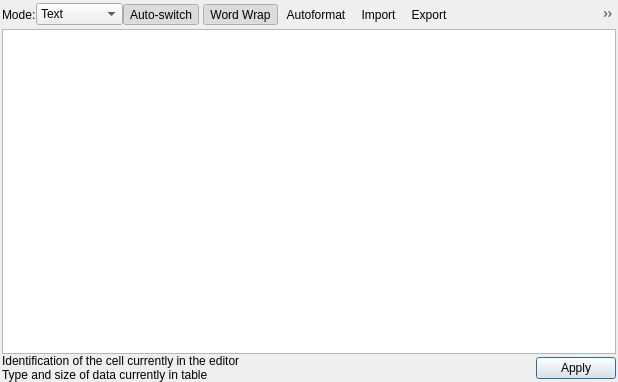
<?xml version="1.0" encoding="UTF-8"?>
<ui version="4.0">
 <class>EditDialog</class>
 <widget class="QDialog" name="EditDialog">
  <property name="geometry">
   <rect>
    <x>0</x>
    <y>0</y>
    <width>618</width>
    <height>382</height>
   </rect>
  </property>
  <property name="windowTitle">
   <string>Edit database cell</string>
  </property>
  <property name="whatsThis">
   <string>This area displays information about the data present in this database cell</string>
  </property>
  <layout class="QVBoxLayout" name="verticalLayout_5">
   <property name="spacing">
    <number>0</number>
   </property>
   <property name="leftMargin">
    <number>2</number>
   </property>
   <property name="topMargin">
    <number>0</number>
   </property>
   <property name="rightMargin">
    <number>2</number>
   </property>
   <property name="bottomMargin">
    <number>0</number>
   </property>
   <item>
    <layout class="QHBoxLayout" name="horizontalLayout">
     <item>
      <widget class="QLabel" name="labelMode">
       <property name="minimumSize">
        <size>
         <width>0</width>
         <height>0</height>
        </size>
       </property>
       <property name="text">
        <string>Mode:</string>
       </property>
       <property name="buddy">
        <cstring>comboMode</cstring>
       </property>
      </widget>
     </item>
     <item>
      <widget class="QComboBox" name="comboMode">
       <property name="minimumSize">
        <size>
         <width>0</width>
         <height>0</height>
        </size>
       </property>
       <property name="whatsThis">
        <string>This is the list of supported modes for the cell editor. Choose a mode for viewing or editing the data of the current cell.</string>
       </property>
       <item>
        <property name="text">
         <string>Text</string>
        </property>
       </item>
       <item>
        <property name="text">
         <string>RTL Text</string>
        </property>
       </item>
       <item>
        <property name="text">
         <string>Binary</string>
        </property>
       </item>
       <item>
        <property name="text">
         <string>Image</string>
        </property>
       </item>
       <item>
        <property name="text">
         <string>JSON</string>
        </property>
       </item>
       <item>
        <property name="text">
         <string>XML</string>
        </property>
       </item>
       <item>
        <property name="text">
         <string>Evaluation</string>
        </property>
       </item>
      </widget>
     </item>
     <item>
      <widget class="QToolButton" name="buttonAutoSwitchMode">
       <property name="toolTip">
        <string>Automatically adjust the editor mode to the loaded data type</string>
       </property>
       <property name="statusTip">
        <string>Automatically adjust the editor mode to the loaded data type</string>
       </property>
       <property name="whatsThis">
        <string>This checkable button enables or disables the automatic switching of the editor mode. When a new cell is selected or new data is imported and the automatic switching is enabled, the mode adjusts to the detected data type. You can then change the editor mode manually. If you want to keep this manually switched mode while moving through the cells, switch the button off.</string>
       </property>
       <property name="text">
        <string>Auto-switch</string>
       </property>
       <property name="icon">
        <iconset resource="icons/icons.qrc">
         <normaloff>:/icons/keyword</normaloff>
         <normalon>:/icons/cog_go</normalon>:/icons/keyword</iconset>
       </property>
       <property name="checkable">
        <bool>true</bool>
       </property>
       <property name="checked">
        <bool>true</bool>
       </property>
      </widget>
     </item>
     <item>
      <spacer name="horizontalSpacer">
       <property name="orientation">
        <enum>Qt::Horizontal</enum>
       </property>
       <property name="sizeHint" stdset="0">
        <size>
         <width>0</width>
         <height>0</height>
        </size>
       </property>
      </spacer>
     </item>
     <item>
      <widget class="QToolBar" name="editCellToolbar">
       <property name="movable">
        <bool>false</bool>
       </property>
       <property name="iconSize">
        <size>
         <width>16</width>
         <height>16</height>
        </size>
       </property>
       <addaction name="actionWordWrap"/>
       <addaction name="actionIndent"/>
       <addaction name="actionImport"/>
       <addaction name="actionExport"/>
       <addaction name="actionOpenInExternal"/>
       <addaction name="actionOpenInApp"/>
       <addaction name="actionNull"/>
       <addaction name="actionPrint"/>
      </widget>
     </item>
    </layout>
   </item>
   <item>
    <widget class="QStackedWidget" name="editorStack">
     <property name="currentIndex">
      <number>0</number>
     </property>
     <widget class="QTextEdit" name="qtEdit">
      <property name="font">
       <font>
        <family>Monospace</family>
       </font>
      </property>
      <property name="whatsThis">
       <string>This Qt editor is used for right-to-left scripts, which are not supported by the default Text editor. The presence of right-to-left characters is detected and this editor mode is automatically selected.</string>
      </property>
      <property name="acceptRichText">
       <bool>false</bool>
      </property>
     </widget>
    </widget>
   </item>
   <item>
    <layout class="QHBoxLayout" name="horizontalLayout_2">
     <item>
      <layout class="QVBoxLayout" name="verticalLayout">
       <item>
        <widget class="QLabel" name="labelCell">
         <property name="sizePolicy">
          <sizepolicy hsizetype="MinimumExpanding" vsizetype="Preferred">
           <horstretch>0</horstretch>
           <verstretch>0</verstretch>
          </sizepolicy>
         </property>
         <property name="minimumSize">
          <size>
           <width>100</width>
           <height>0</height>
          </size>
         </property>
         <property name="text">
          <string>Identification of the cell currently in the editor</string>
         </property>
         <property name="wordWrap">
          <bool>true</bool>
         </property>
        </widget>
       </item>
       <item>
        <widget class="QLabel" name="labelInfo">
         <property name="sizePolicy">
          <sizepolicy hsizetype="MinimumExpanding" vsizetype="Preferred">
           <horstretch>0</horstretch>
           <verstretch>0</verstretch>
          </sizepolicy>
         </property>
         <property name="minimumSize">
          <size>
           <width>100</width>
           <height>0</height>
          </size>
         </property>
         <property name="text">
          <string>Type and size of data currently in table</string>
         </property>
         <property name="textFormat">
          <enum>Qt::PlainText</enum>
         </property>
         <property name="wordWrap">
          <bool>true</bool>
         </property>
        </widget>
       </item>
      </layout>
     </item>
     <item>
      <widget class="QPushButton" name="buttonApply">
       <property name="sizePolicy">
        <sizepolicy hsizetype="Preferred" vsizetype="Fixed">
         <horstretch>0</horstretch>
         <verstretch>0</verstretch>
        </sizepolicy>
       </property>
       <property name="toolTip">
        <string>Apply data to cell</string>
       </property>
       <property name="whatsThis">
        <string>This button saves the changes performed in the cell editor to the database cell.</string>
       </property>
       <property name="text">
        <string>Apply</string>
       </property>
       <property name="default">
        <bool>true</bool>
       </property>
      </widget>
     </item>
    </layout>
   </item>
  </layout>
  <action name="actionPrint">
   <property name="icon">
    <iconset resource="icons/icons.qrc">
     <normaloff>:/icons/print</normaloff>:/icons/print</iconset>
   </property>
   <property name="text">
    <string>Print...</string>
   </property>
   <property name="toolTip">
    <string>Open preview dialog for printing displayed text</string>
   </property>
   <property name="whatsThis">
    <string>Open preview dialog for printing the data currently stored in the cell</string>
   </property>
   <property name="shortcut">
    <string>Ctrl+P</string>
   </property>
   <property name="shortcutContext">
    <enum>Qt::WidgetShortcut</enum>
   </property>
  </action>
  <action name="actionCopyHexAscii">
   <property name="icon">
    <iconset resource="icons/icons.qrc">
     <normaloff>:/icons/special_copy</normaloff>:/icons/special_copy</iconset>
   </property>
   <property name="text">
    <string>Copy Hex and ASCII</string>
   </property>
   <property name="toolTip">
    <string>Copy selected hexadecimal and ASCII columns to the clipboard</string>
   </property>
   <property name="shortcut">
    <string>Ctrl+Shift+C</string>
   </property>
  </action>
  <action name="actionIndent">
   <property name="checkable">
    <bool>true</bool>
   </property>
   <property name="icon">
    <iconset resource="icons/icons.qrc">
     <normaloff>:/icons/text_indent</normaloff>:/icons/text_indent</iconset>
   </property>
   <property name="text">
    <string>Autoformat</string>
   </property>
   <property name="toolTip">
    <string>Auto-format: pretty print on loading, compact on saving.</string>
   </property>
   <property name="whatsThis">
    <string>When enabled, the auto-format feature formats the data on loading, breaking the text in lines and indenting it for maximum readability. On data saving, the auto-format feature compacts the data removing end of lines, and unnecessary whitespace.</string>
   </property>
  </action>
  <action name="actionExport">
   <property name="icon">
    <iconset resource="icons/icons.qrc">
     <normaloff>:/icons/save_sql</normaloff>:/icons/save_sql</iconset>
   </property>
   <property name="text">
    <string>&amp;Export...</string>
   </property>
   <property name="toolTip">
    <string>Export to file</string>
   </property>
   <property name="whatsThis">
    <string>Opens a file dialog used to export the contents of this database cell to a file.</string>
   </property>
  </action>
  <action name="actionImport">
   <property name="icon">
    <iconset resource="icons/icons.qrc">
     <normaloff>:/icons/document_open</normaloff>:/icons/document_open</iconset>
   </property>
   <property name="text">
    <string>&amp;Import...</string>
   </property>
   <property name="toolTip">
    <string>Import from file</string>
   </property>
   <property name="whatsThis">
    <string>Opens a file dialog used to import any kind of data to this database cell.</string>
   </property>
  </action>
  <action name="actionNull">
   <property name="icon">
    <iconset resource="icons/icons.qrc">
     <normaloff>:/icons/set_to_null</normaloff>:/icons/set_to_null</iconset>
   </property>
   <property name="text">
    <string>Set as &amp;NULL</string>
   </property>
   <property name="whatsThis">
    <string>Erases the contents of the cell</string>
   </property>
  </action>
  <action name="actionWordWrap">
   <property name="checkable">
    <bool>true</bool>
   </property>
   <property name="checked">
    <bool>true</bool>
   </property>
   <property name="icon">
    <iconset resource="icons/icons.qrc">
     <normaloff>:/icons/word_wrap</normaloff>:/icons/word_wrap</iconset>
   </property>
   <property name="text">
    <string>Word Wrap</string>
   </property>
   <property name="toolTip">
    <string>Wrap lines on word boundaries</string>
   </property>
  </action>
  <action name="actionOpenInApp">
   <property name="icon">
    <iconset resource="icons/icons.qrc">
     <normaloff>:/icons/open_in_app</normaloff>:/icons/open_in_app</iconset>
   </property>
   <property name="text">
    <string>Open in default application or browser</string>
   </property>
   <property name="iconText">
    <string>Open in application</string>
   </property>
   <property name="toolTip">
    <string>Open in default application or browser</string>
   </property>
   <property name="whatsThis">
    <string>The value is interpreted as a file or URL and opened in the default application or web browser.</string>
   </property>
  </action>
  <action name="actionImportAsLink">
   <property name="icon">
    <iconset resource="icons/icons.qrc">
     <normaloff>:/icons/document_link</normaloff>:/icons/document_link</iconset>
   </property>
   <property name="text">
    <string>Save file reference...</string>
   </property>
   <property name="toolTip">
    <string>Save reference to file</string>
   </property>
  </action>
  <action name="actionImportInMenu">
   <property name="icon">
    <iconset resource="icons/icons.qrc">
     <normaloff>:/icons/document_open</normaloff>:/icons/document_open</iconset>
   </property>
   <property name="text">
    <string>&amp;Import...</string>
   </property>
   <property name="toolTip">
    <string>Import from file</string>
   </property>
   <property name="whatsThis">
    <string>Opens a file dialog used to import any kind of data to this database cell.</string>
   </property>
  </action>
  <action name="actionOpenInExternal">
   <property name="icon">
    <iconset resource="icons/icons.qrc">
     <normaloff>:/icons/open_data_in_app</normaloff>:/icons/open_data_in_app</iconset>
   </property>
   <property name="text">
    <string>Open in external application</string>
   </property>
   <property name="toolTip">
    <string>Open in external application</string>
   </property>
  </action>
 </widget>
 <tabstops>
  <tabstop>comboMode</tabstop>
  <tabstop>buttonAutoSwitchMode</tabstop>
  <tabstop>buttonApply</tabstop>
 </tabstops>
 <resources>
  <include location="icons/icons.qrc"/>
 </resources>
 <connections>
  <connection>
   <sender>buttonApply</sender>
   <signal>clicked()</signal>
   <receiver>EditDialog</receiver>
   <slot>accept()</slot>
   <hints>
    <hint type="sourcelabel">
     <x>605</x>
     <y>358</y>
    </hint>
    <hint type="destinationlabel">
     <x>241</x>
     <y>406</y>
    </hint>
   </hints>
  </connection>
  <connection>
   <sender>comboMode</sender>
   <signal>currentIndexChanged(int)</signal>
   <receiver>EditDialog</receiver>
   <slot>editModeChanged(int)</slot>
   <hints>
    <hint type="sourcelabel">
     <x>71</x>
     <y>27</y>
    </hint>
    <hint type="destinationlabel">
     <x>201</x>
     <y>431</y>
    </hint>
   </hints>
  </connection>
  <connection>
   <sender>qtEdit</sender>
   <signal>textChanged()</signal>
   <receiver>EditDialog</receiver>
   <slot>editTextChanged()</slot>
   <hints>
    <hint type="sourcelabel">
     <x>279</x>
     <y>191</y>
    </hint>
    <hint type="destinationlabel">
     <x>339</x>
     <y>335</y>
    </hint>
   </hints>
  </connection>
  <connection>
   <sender>actionIndent</sender>
   <signal>toggled(bool)</signal>
   <receiver>EditDialog</receiver>
   <slot>setMustIndentAndCompact(bool)</slot>
   <hints>
    <hint type="sourcelabel">
     <x>-1</x>
     <y>-1</y>
    </hint>
    <hint type="destinationlabel">
     <x>308</x>
     <y>190</y>
    </hint>
   </hints>
  </connection>
  <connection>
   <sender>buttonAutoSwitchMode</sender>
   <signal>toggled(bool)</signal>
   <receiver>EditDialog</receiver>
   <slot>switchEditorMode(bool)</slot>
   <hints>
    <hint type="sourcelabel">
     <x>162</x>
     <y>33</y>
    </hint>
    <hint type="destinationlabel">
     <x>308</x>
     <y>190</y>
    </hint>
   </hints>
  </connection>
  <connection>
   <sender>actionPrint</sender>
   <signal>triggered()</signal>
   <receiver>EditDialog</receiver>
   <slot>openPrintDialog()</slot>
   <hints>
    <hint type="sourcelabel">
     <x>-1</x>
     <y>-1</y>
    </hint>
    <hint type="destinationlabel">
     <x>308</x>
     <y>190</y>
    </hint>
   </hints>
  </connection>
  <connection>
   <sender>actionCopyHexAscii</sender>
   <signal>triggered()</signal>
   <receiver>EditDialog</receiver>
   <slot>copyHexAscii()</slot>
   <hints>
    <hint type="sourcelabel">
     <x>-1</x>
     <y>-1</y>
    </hint>
    <hint type="destinationlabel">
     <x>308</x>
     <y>190</y>
    </hint>
   </hints>
  </connection>
  <connection>
   <sender>actionNull</sender>
   <signal>triggered()</signal>
   <receiver>EditDialog</receiver>
   <slot>setNull()</slot>
   <hints>
    <hint type="sourcelabel">
     <x>-1</x>
     <y>-1</y>
    </hint>
    <hint type="destinationlabel">
     <x>308</x>
     <y>190</y>
    </hint>
   </hints>
  </connection>
  <connection>
   <sender>actionImport</sender>
   <signal>triggered()</signal>
   <receiver>EditDialog</receiver>
   <slot>importData()</slot>
   <hints>
    <hint type="sourcelabel">
     <x>-1</x>
     <y>-1</y>
    </hint>
    <hint type="destinationlabel">
     <x>308</x>
     <y>190</y>
    </hint>
   </hints>
  </connection>
  <connection>
   <sender>actionExport</sender>
   <signal>triggered()</signal>
   <receiver>EditDialog</receiver>
   <slot>exportData()</slot>
   <hints>
    <hint type="sourcelabel">
     <x>-1</x>
     <y>-1</y>
    </hint>
    <hint type="destinationlabel">
     <x>308</x>
     <y>190</y>
    </hint>
   </hints>
  </connection>
  <connection>
   <sender>actionWordWrap</sender>
   <signal>toggled(bool)</signal>
   <receiver>EditDialog</receiver>
   <slot>setWordWrapping(bool)</slot>
   <hints>
    <hint type="sourcelabel">
     <x>-1</x>
     <y>-1</y>
    </hint>
    <hint type="destinationlabel">
     <x>308</x>
     <y>190</y>
    </hint>
   </hints>
  </connection>
  <connection>
   <sender>actionImportInMenu</sender>
   <signal>triggered()</signal>
   <receiver>EditDialog</receiver>
   <slot>importData()</slot>
   <hints>
    <hint type="sourcelabel">
     <x>-1</x>
     <y>-1</y>
    </hint>
    <hint type="destinationlabel">
     <x>308</x>
     <y>190</y>
    </hint>
   </hints>
  </connection>
 </connections>
 <slots>
  <slot>importData()</slot>
  <slot>exportData()</slot>
  <slot>editTextChanged()</slot>
  <slot>editModeChanged(int)</slot>
  <slot>setNull()</slot>
  <slot>copyHexAscii()</slot>
  <slot>openPrintDialog()</slot>
  <slot>setMustIndentAndCompact(bool)</slot>
  <slot>setWordWrapping(bool)</slot>
  <slot>switchEditorMode(bool)</slot>
 </slots>
</ui>
